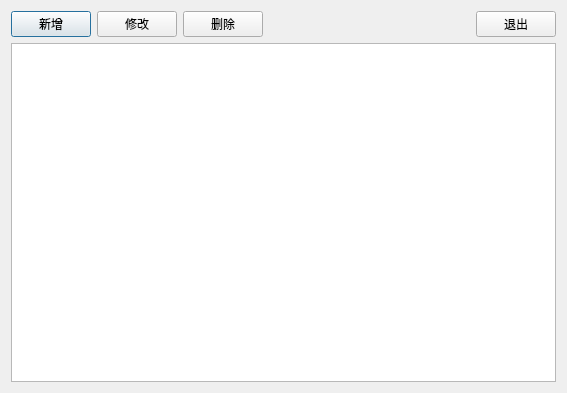
<?xml version="1.0" encoding="UTF-8"?>
<ui version="4.0">
 <class>barscale_net_set_dialog</class>
 <widget class="QDialog" name="barscale_net_set_dialog">
  <property name="geometry">
   <rect>
    <x>0</x>
    <y>0</y>
    <width>567</width>
    <height>393</height>
   </rect>
  </property>
  <property name="windowTitle">
   <string>Dialog</string>
  </property>
  <property name="outer_stylesheet" stdset="0">
   <string>dialog_hasborder</string>
  </property>
  <layout class="QVBoxLayout" name="verticalLayout">
   <item>
    <layout class="QHBoxLayout" name="horizontalLayout">
     <item>
      <widget class="lds_toolbar_button_nowrap" name="pushButton">
       <property name="text">
        <string>新增</string>
       </property>
       <property name="icon">
        <iconset resource="peripheral.qrc">
         <normaloff>:/image/add.png</normaloff>:/image/add.png</iconset>
       </property>
      </widget>
     </item>
     <item>
      <widget class="lds_toolbar_button_nowrap" name="pushButton_2">
       <property name="text">
        <string>修改</string>
       </property>
       <property name="icon">
        <iconset resource="peripheral.qrc">
         <normaloff>:/image/app.png</normaloff>:/image/app.png</iconset>
       </property>
      </widget>
     </item>
     <item>
      <widget class="lds_toolbar_button_nowrap" name="pushButton_3">
       <property name="text">
        <string>删除</string>
       </property>
       <property name="icon">
        <iconset resource="peripheral.qrc">
         <normaloff>:/image/printremove.png</normaloff>:/image/printremove.png</iconset>
       </property>
      </widget>
     </item>
     <item>
      <spacer name="horizontalSpacer">
       <property name="orientation">
        <enum>Qt::Horizontal</enum>
       </property>
       <property name="sizeHint" stdset="0">
        <size>
         <width>40</width>
         <height>20</height>
        </size>
       </property>
      </spacer>
     </item>
     <item>
      <widget class="lds_toolbar_button_nowrap" name="pushButton_4">
       <property name="text">
        <string>退出</string>
       </property>
       <property name="icon">
        <iconset resource="peripheral.qrc">
         <normaloff>:/image/exit.png</normaloff>:/image/exit.png</iconset>
       </property>
      </widget>
     </item>
    </layout>
   </item>
   <item>
    <widget class="QTableView" name="tableView"/>
   </item>
  </layout>
 </widget>
 <customwidgets>
  <customwidget>
   <class>lds_toolbar_button_nowrap</class>
   <extends>QPushButton</extends>
   <header>lds_toolbar_button_nowrap.h</header>
  </customwidget>
 </customwidgets>
 <resources>
  <include location="peripheral.qrc"/>
 </resources>
 <connections/>
</ui>
